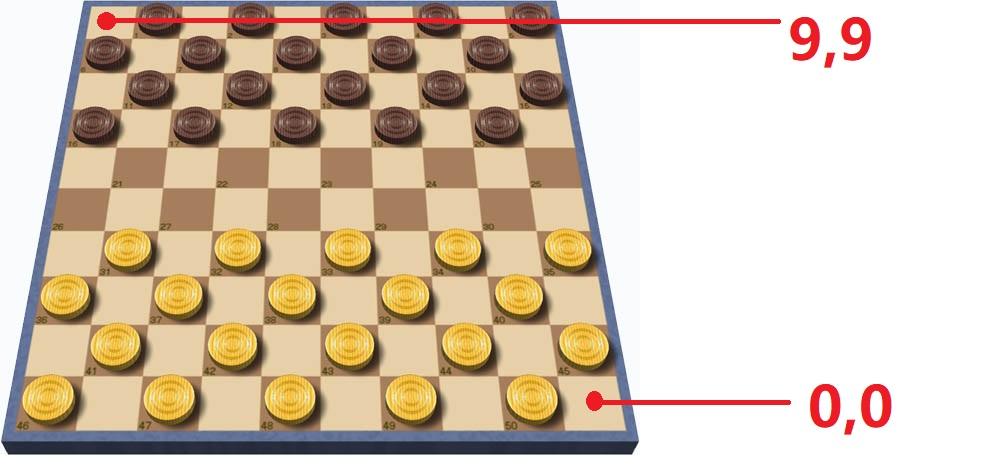
#> input picture Network_OnlineCheckersGame/server/ressources/coordonnees.jpg, 1006 x 473 px
$ python Encrypt.py
#> lines starting #> are read from the running program, lines starting #| are printed output that depends on the picture; after the words box and inside, x2 and y2 are one past the last pixel; in counts of white or black regions, pixels touching at a corner belong together
from PIL import Image
import numpy as np
import random
import string

print("Entrez votre message : ")

msg = list(bytearray(input().encode()))

print("Charger un logo (vide si pas d'image) : ")

# Handle logo values
try:
	logo = Image.open(input())
#> the answer given: ../Network_OnlineCheckersGame/server/ressources/coordonnees.jpg
#> logo is the input picture: PIL image 1006x473 RGB; mean R, G, B 215.4, 198.8, 179.7
	thresh = 200
	fn = lambda x : 255 if x > thresh else 0
	r = logo.convert('L').point(fn, mode='1')
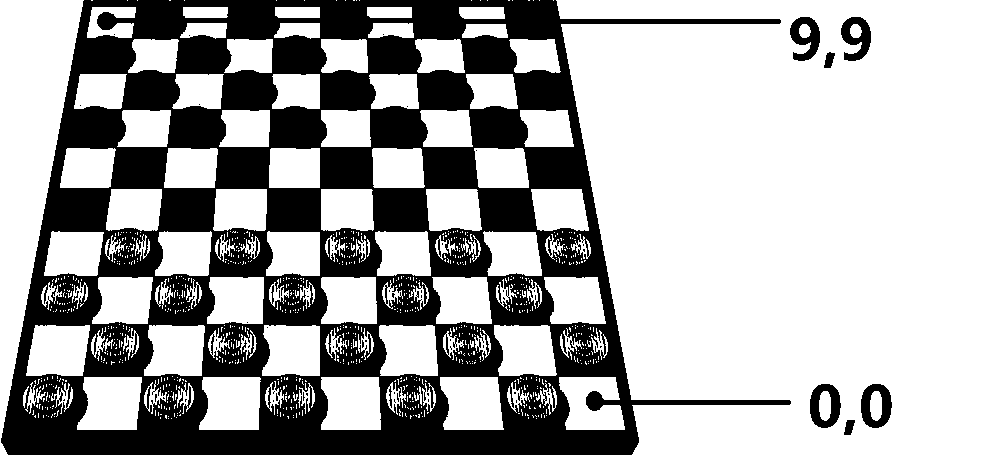
#> r: PIL image 1006x473 1; 68.9% white; 79 black regions (72 under 20 px), largest, box (x1, y1, x2, y2) and area: (1, 0, 791, 455) 144526, (810, 384, 841, 428) 814, (861, 384, 892, 428) 812
	pixels = list(r.getdata())
#> pixels = 475838 items
	logo_width, logo_height = r.size
#> logo_width = 1006; logo_height = 473
	logo_size = len(pixels)
#> logo_size = 475838
	pixels = [pixels[i * logo_width:(i + 1) * logo_width] for i in range(logo_height)]
#> pixels = 473 items
	print("Position x du logo : ")
	logo_x_pos = int(input())
#> the answer given: 3
	print("Position y du logo : ")
	logo_y_pos = int(input())
#> the answer given: 3
except:
	print("No logo loaded.")
	logo_size, logo_width, logo_height, logo_x_pos, logo_y_pos = 0, 0, 0, 0, 0
	pixels = []

# Protocole version
ver = 1
# Message size
msg_size = len(msg) * 16
# Bytes for message size
msize_byt = 15

for i in range(16):
	if pow(2, 8 * i) > msg_size:
		msize_byt = i
		break

# Process hamming 8,4
def hamming_protect(n, factor = 1):
	b = [n >> i & 1 for i in range(7,-1,-1)]

	p1a = b[0] ^ b[2] ^ b[3]
	p2a = b[0] ^ b[1] ^ b[3]
	p4a = b[0] ^ b[1] ^ b[2]
	p8a = p1a ^ p2a ^ p4a ^ b[0] ^ b[1] ^ b[2] ^ b[3]

	p1b = b[4] ^ b[6] ^ b[7]
	p2b = b[4] ^ b[5] ^ b[7]
	p4b = b[4] ^ b[5] ^ b[6]
	p8b = p1b ^ p2b ^ p4b ^ b[4] ^ b[5] ^ b[6] ^ b[7]

	ret = [p8b, b[4], b[5], b[6], p4b, b[7], p2b, p1b, p8a, b[0], b[1], b[2], p4a, b[3], p2a, p1a]
	return [x * factor for x in ret]

# Matrix for code rendering

# Blue : 1, Red : 2, Blank = 0

# Process header
code_mat = hamming_protect(ver)
code_mat.extend(hamming_protect(msize_byt))
while msg_size > 0:
	tmp_sz = msg_size % 256
	msg_size = msg_size // 256
	code_mat.extend(hamming_protect(tmp_sz))

# Process data
for byte in msg:
	code_mat.extend(hamming_protect(byte, 2))

# Process code image size
def code_size(dims, logo_size = 0):
	size = dims * dims
	size -= 3 * (8 * 8)
	size -= logo_size
	return (size)

# Define code dimentions
base_size = 20
for i in range(20, 4000, 4):
	if code_size(i, logo_size) > len(code_mat):
		base_size = i
		break
#> this loop made 169 passes
#> base_size on pass 169: 692
#> size in code_size on passes 1 to 6: -475630, -475454, -475246, -475006, -474734, -474430

# Fill complete matrix with anchors
tmp_index = 0
code = np.empty(shape=(base_size, base_size))
for x in range(base_size):
	for y in range(base_size):
		if ((x == 0 or x == 7) and (y < 8 or y >= (base_size - 8))):
			code[x][y] = 4
		elif ((x == base_size - 8 or x == base_size - 1) and y < 8):
			code[x][y] = 4
		elif ((y == 0 or y == 7) and (x < 8 or x >= (base_size - 8))):
			code[x][y] = 4
		elif ((y == base_size - 8 or y == base_size - 1) and x < 8):
			code[x][y] = 4
		elif (x == y and x >= 2 and x <= 5):
			code[x][y] = 4
		elif (logo_size > 0 and x >= logo_x_pos and y >= logo_y_pos and x < (logo_x_pos + logo_width) and y < (logo_y_pos + logo_height)):
#> (the run stopped early here; a loop or call above may not have finished)
